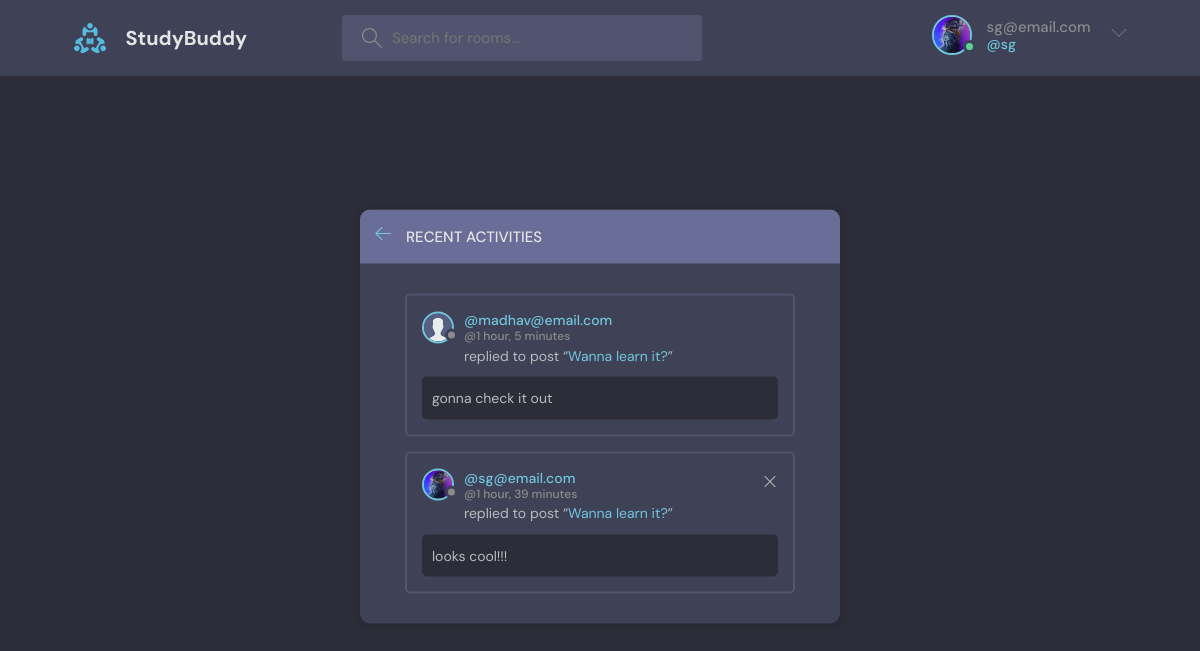
/activity/ (signed in), run on the app's committed database.
### base/models.py (models this page shows, shortened)
class User(AbstractUser):
    name=models.CharField(max_length=200,null=True)
    email=models.EmailField(unique=True,null=True)
    bio=models.TextField(null=True)
    avatar=models.ImageField(null=True,default="avatar.svg")
    USERNAME_FIELD='email'
    REQUIRED_FIELDS=[]

class Message(models.Model):
    user = models.ForeignKey(User, on_delete = models.CASCADE)
    room = models.ForeignKey(Room, on_delete=models.CASCADE)
    body = models.TextField()
    updated = models.DateTimeField(auto_now=True)
    created = models.DateTimeField(auto_now_add=True)
    class Meta:
        ordering=['-updated','-created']

class Room(models.Model):
    host = models.ForeignKey(User, on_delete=models.SET_NULL, null = True)
    topic = models.ForeignKey(Topic, on_delete=models.SET_NULL, null=True)
    name=models.CharField(max_length=200)
    participants=models.ManyToManyField(User, related_name='participants',blank=True)
    description=models.TextField(blank=True,null=True)
    updated = models.DateTimeField(auto_now=True)
    created=models.DateField(auto_now_add=True)
    class Meta:
        ordering=['-updated','-created']
    def __str__(self):
        return self.name

### base/views.py (the view)
# urls.py: path('activity/',views.activityPage,name="activity"),
def activityPage(request):
    room_messages=Message.objects.all()[0:5]
    context={'room_messages':room_messages}
    return render(request,"base/activity.html",context)

### base/templates/base/activity.html (shortened to what this page needs)
{% extends 'main.html' %}
{% block content %}
    <main class="layout">
      <div class="container">
        <div class="layout__box">
          <div class="layout__boxHeader">
            <div class="layout__boxTitle">
              <a href="{% url 'home' %}">
                <svg version="1.1" xmlns="http://www.w3.org/2000/svg" width="32" height="32" viewBox="0 0 32 32">
                  <title>arrow-left</title>
                  <path
                    d="M13.723 2.286l-13.723 13.714 13.719 13.714 1.616-1.611-10.96-10.96h27.625v-2.286h-27.625l10.965-10.965-1.616-1.607z"
                  ></path>
                </svg>
              </a>
              <h3>Recent Activities</h3>
            </div>
          </div>
          <div class="activities-page layout__body">
            {% for message in room_messages %}
            <div class="activities__box">
              <div class="activities__boxHeader roomListRoom__header">
                <a href="{% url 'user-profile' message.user.id %}" class="roomListRoom__author">
                  <div class="avatar avatar--small">
                    <img src="{{message.user.avatar.url}}" />
                  </div>
                  <p>
                    @{{message.user}}
                    <span>@{{message.created|timesince}}</span>
                  </p>
                </a>
                {% if request.user == message.user %}
                <div class="roomListRoom__actions">
                  <a href="{% url 'delete-message' message.id %}">
                    <svg version="1.1" xmlns="http://www.w3.org/2000/svg" width="32" height="32" viewBox="0 0 32 32">
                      <title>remove</title>
                      <path
                        d="M27.314 6.019l-1.333-1.333-9.98 9.981-9.981-9.981-1.333 1.333 9.981 9.981-9.981 9.98 1.333 1.333 9.981-9.98 9.98 9.98 1.333-1.333-9.98-9.98 9.98-9.981z"
                      ></path>
                    </svg>
                  </a>
                </div>
                {% endif %}
              </div>
              <div class="activities__boxContent">
                <p>replied to post “<a href="{% url 'room' message.room.id %}">{{message.room}}</a>”</p>
                <div class="activities__boxRoomContent">
                  {{message.body}}
                </div>
              </div>
            </div>
            {% endfor %}
          </div>
        </div>
      </div>
    </main>
    {% endblock content %}

### templates/navbar.html (shortened to what this page needs)
{% load static %}
<header class="header header--loggedIn">
    <div class="container">
      <a href="{% url 'home' %}" class="header__logo">
        <img src="{% static 'images/logo.svg' %}" />
        <h1>StudyBuddy</h1>
      </a>
      <form class="header__search" method="GET" action="{% url 'home' %}">
        <label>
          <input name="q" placeholder="Search for rooms..." />
        </label>
      </form>
      <nav class="header__menu">
        {% if request.user.is_authenticated %}
        <div class="header__user">
          <a href="{% url 'update-user' %}">
            <div class="avatar avatar--medium active">
              <img src="{{request.user.avatar.url}}" />
            </div>
            <p>{{ request.user}} <span>@{{ request.user.username }}</span></p>
          </a>
          <button class="dropdown-button">
            <svg version="1.1" xmlns="http://www.w3.org/2000/svg" width="32" height="32" viewBox="0 0 32 32">
              <title>chevron-down</title>
              <path d="M16 21l-13-13h-3l16 16 16-16h-3l-13 13z"></path>
            </svg>
          </button>
        </div>
         {% else %}
        <a href="{% url 'login' %}">
          <img src="{% static 'images/avatar.svg' %}" />
          <p>Login</p>
        </a>
        {% endif %}
      </nav>
    </div>
  </header>

### data on the page
User: user.avatar (picture), user "sg@email.com", user.username "sg"
Message: user.avatar (placeholder picture), user "madhav@email.com", created "1 hour, 5 minutes", room "Wanna learn it?", body "gonna check it out"
Message: user.avatar (picture), user "sg@email.com", created "1 hour, 39 minutes", room "Wanna learn it?", body "looks cool!!!"
